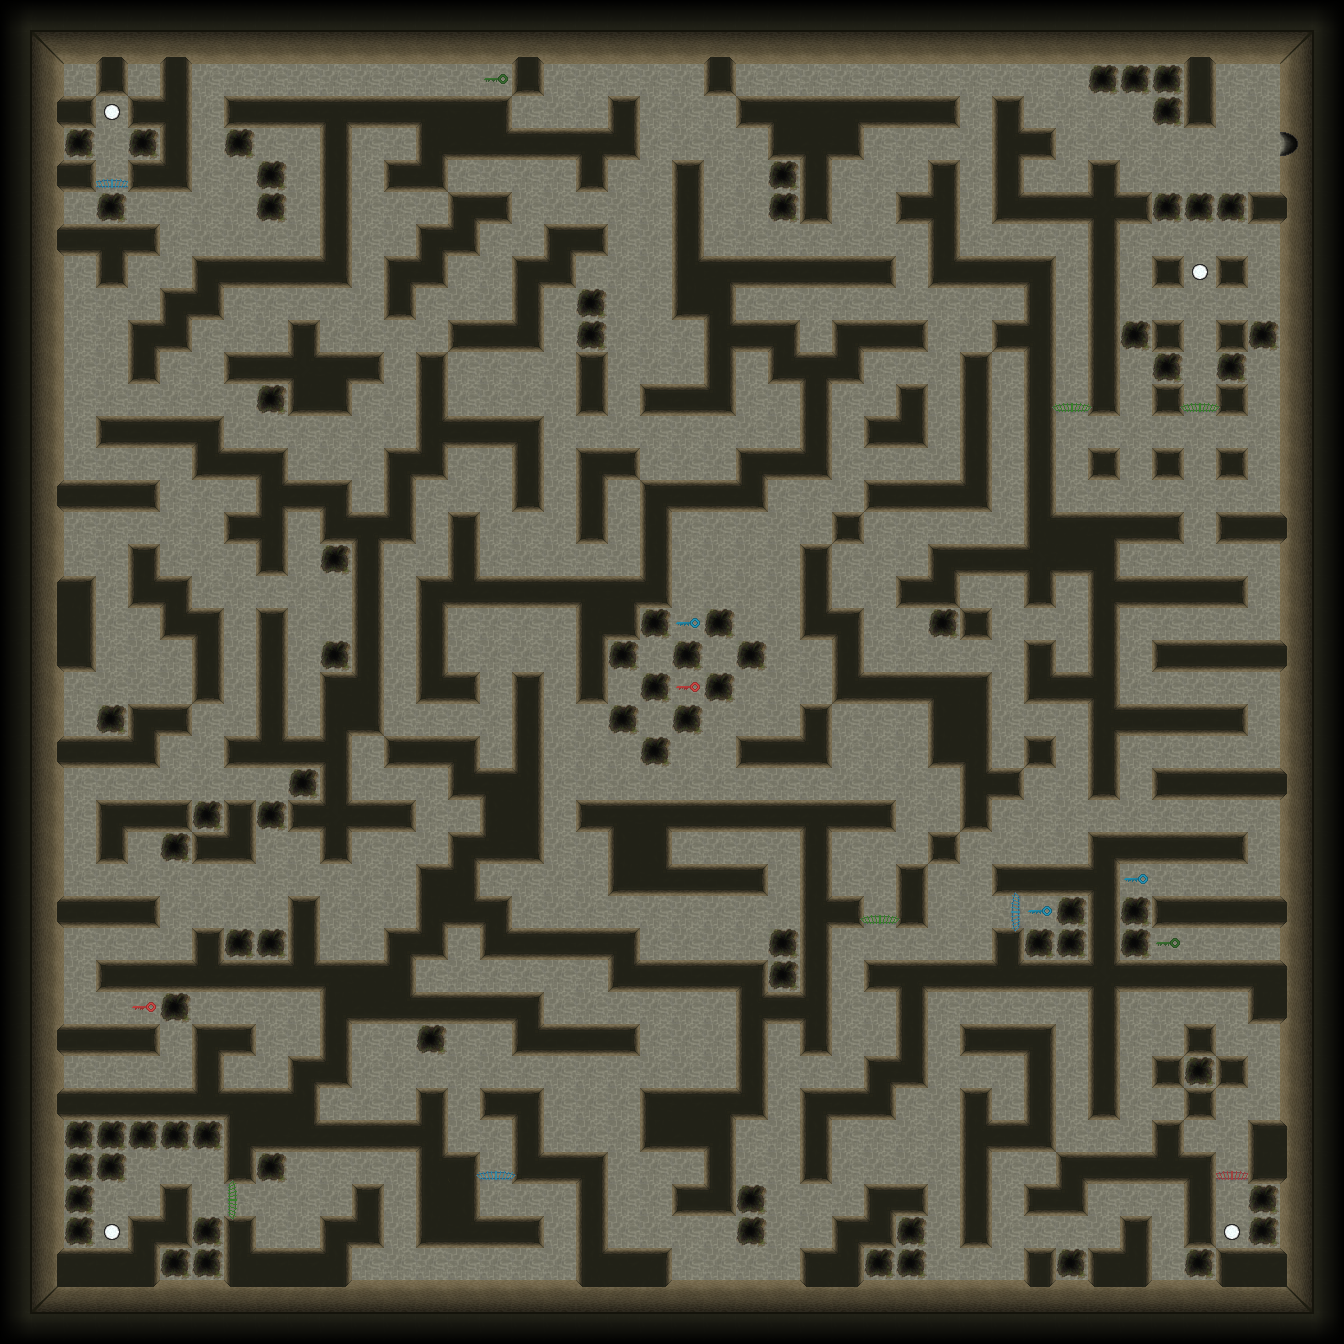

Tiled map render using the project's own tile images. Description and the map definition, with tile-layer contents summarised, below:
An orthogonal 42x42 tile map with 32x32 px tiles, 2 tile layers (base, interaction).

<map version="1.8" tiledversion="1.8.5" orientation="orthogonal" renderorder="right-down" width="42" height="42" tilewidth="32" tileheight="32" infinite="0" nextlayerid="3" nextobjectid="1">
 <tileset firstgid="1" source="../tileset/tileset.tsx" />
 <layer id="1" name="base" width="42" height="42">
  <data>[1764 cells, 1764 non-empty, 32 distinct tile ids]</data>
 </layer>
 <layer id="2" name="interaction" width="42" height="42">
  <data>[1764 cells, 19 non-empty, 13 distinct tile ids]</data>
 </layer>
</map>
